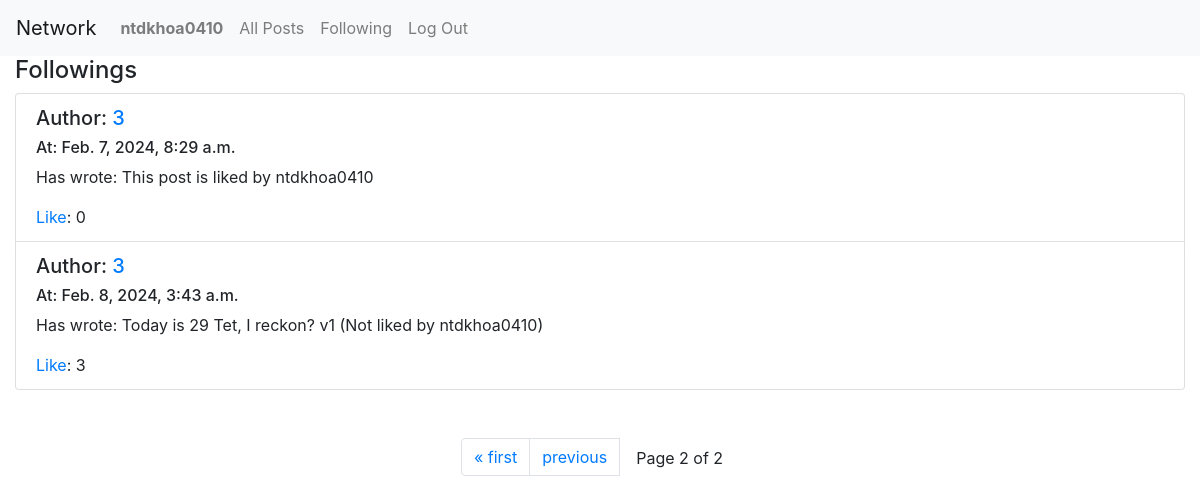
Screenshot of /following?page=2 (signed in) with the database file from the repository.
### network/models.py (models this page shows, shortened)
class User(AbstractUser):
    pass

class Post(models.Model):
    content = models.TextField(blank=False)
    author = models.ForeignKey("User", on_delete=models.CASCADE, related_name="author")
    timestamp = models.DateTimeField(auto_now_add=True)
    likers = models.ManyToManyField("User", related_name="liked_posts", blank=True)

### network/views.py (the view)
# urls.py: path("following", views.following, name="following"),
def following(request):
    currentUser = User.objects.get(pk=request.user.id)
    currentUser_followings = Following_System.objects.get(user=currentUser).following
    allPosts = Post.objects.all().order_by("-timestamp").reverse()
    followingPosts = []
    for user in currentUser_followings.all():
        for post in allPosts:
            if post.author == user:
                followingPosts.append(post)
    post_likers_ids = {post.id: list(post.likers.values_list('id', flat=True)) for post in followingPosts}
    paginator = Paginator(followingPosts, 3)
    page_number = request.GET.get('page')
    page_obj = paginator.get_page(page_number)
    return render(request, "network/following.html",{
        "page_obj": page_obj,
        "post_likers_ids" : post_likers_ids
    })

### network/views.py (called while the page is built)
@register.filter
def get_item(dictionary, key):
    return dictionary.get(key)

### network/templates/network/following.html (shortened to what this page needs)
{% extends "network/layout.html" %}
{% load static %}
{% block body %}
    <h4>Followings</h4>
    <div>
        {% for post in page_obj %}
        <div class="list-group-item">
            <h5>Author: <a href="{% url 'profile' user_id=post.author_id %}">{{ post.author }}</a> </h5>
            <h6>At: {{post.timestamp}}</h6>
            <p>Has wrote: {{post.content}}</p>
            {% with post_id=post.id %}
                {% if user.id in post_likers_ids|get_item:post_id %}
                    {% with likes_num=post_likers_ids|get_item:post_id|length %}
                        <p id="like_no_of_post_{{post.id}}" class="likes"><a id="like_manager_{{post.id}}" href="javascript:void(0)" onclick="likeUpdater({{post.id}},{{user.id}},true,{{likes_num}})">Unlike</a>: {{likes_num}}</p>
                    {% endwith %}
                {% else %}
                    {% with likes_num=post_likers_ids|get_item:post_id|length %}
                        <p id="like_no_of_post_{{post.id}}" class="likes"><a id="like_manager_{{post.id}}" href="javascript:void(0)" onclick="likeUpdater({{post.id}},{{user.id}},false,{{likes_num}})">Like</a>: {{likes_num}}</p>
                    {% endwith %}
                {% endif %}
            {% endwith %}
        </div>
        {% endfor %}
    </div>
    <div id="toggle" class="d-flex align-items-center justify-content-center my-5">
        <nav>
            <ul class="pagination">
                {% if page_obj.has_previous %}
                    <li class="page-item"><a class="page-link" href="?page=1">&laquo; first</a></li>
                    <li class="page-item"><a class="page-link" href="?page={{page_obj.previous_page_number}}">previous</a></li>
                {% endif %}
                <li class="page-item mx-3">
                    <p class="text-center mt-2"> Page {{page_obj.number}} of {{page_obj.paginator.num_pages}} </p>
                </li>
            </ul>
        </nav>
    </div>
{% endblock %}

### network/templates/network/layout.html (shortened to what this page needs)
{% load static %}
<!DOCTYPE html>
<html lang="en">
    <head>
        <link rel="stylesheet" href="https://stackpath.bootstrapcdn.com/bootstrap/4.4.1/css/bootstrap.min.css">
        <link href="{% static 'network/styles.css' %}" rel="stylesheet">
    </head>
    <body>
        <nav class="navbar navbar-expand-lg navbar-light bg-light">
            <a class="navbar-brand showallPosts" href="{% url 'index' %}">Network</a>
            <div>
              <ul class="navbar-nav mr-auto">
                {% if user.is_authenticated %}
                    <li class="nav-item">
                        <a class="nav-link" href="{% url 'profile' user_id=user.id %}"><strong>{{ user.username }}</strong></a>
                    </li>
                {% endif %}
                <li class="nav-item">
                  <a class="nav-link showallPosts" href="{% url 'index' %}">All Posts</a>
                </li>
                {% if user.is_authenticated %}
                    <li class="nav-item">
                        <a class="nav-link" href="{% url 'following' %}">Following</a>
                    </li>
                    <li class="nav-item">
                        <a class="nav-link" href="{% url 'logout' %}">Log Out</a>
                    </li>
                {% endif %}
              </ul>
            </div>
          </nav>
        <div class="body container-fluid">
            {% block body %}
            {% endblock %}
        </div>
    </body>
</html>

### network/static/network/styles.css (style rules this page uses)
.likes { margin-bottom: 0; }

### rows the page displays
User: username "ntdkhoa0410"
Post: author "3", timestamp "Feb. 7, 2024, 8:29 a.m.", content "This post is liked by ntdkhoa0410", likes_num "0"
Post: author "3", timestamp "Feb. 8, 2024, 3:43 a.m.", content "Today is 29 Tet, I reckon? v1 (Not liked by ntdkhoa0410)", likes_num "3"

### other values shown
{{ page_obj.number }} "2"
{{ page_obj.paginator.num_pages }} "2"
